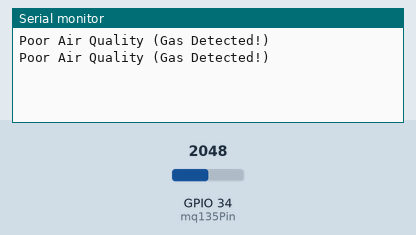
A sketch run on a simulated ESP32. Parts: the last lines printed to the serial monitor. The test bench sets the inputs (shaded band); at power-on: GPIO 34 (mq135Pin) = 2048.

Above: at 1.8 s.
1.9 s: GPIO 34 (mq135Pin) set to 1965
At 2.8 s:
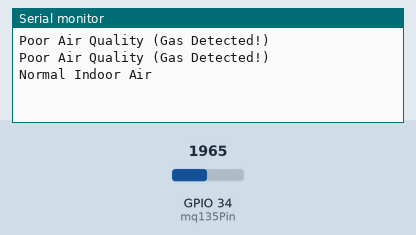
4.5 s: GPIO 34 (mq135Pin) set to 1053
At 5.6 s:
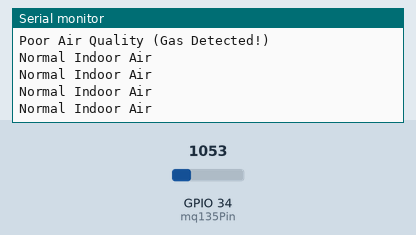
6.0 s: GPIO 34 (mq135Pin) set to 951
At 6.3 s:
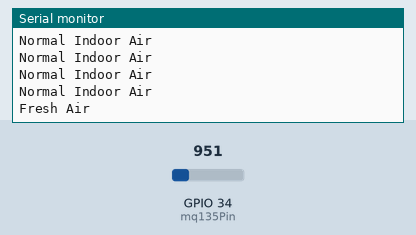

Measured:
- the behaviour switches between 2000 and 1999 on GPIO 34 (mq135Pin) (found by bisection; images 0 and 1)
- the behaviour switches between 1000 and 999 on GPIO 34 (mq135Pin) (found by bisection; images 2 and 3)
- after the input at 1.9 s, the serial monitor: prints a new line after 0.10 s (image 1)
- after the input at 6.0 s, the serial monitor: prints a new line at once (image 3)

The sketch:

MQ135.ino
```cpp
const int mq135Pin = 34;

void setup() {
  Serial.begin(115200);
}

void loop() {
  int value = analogRead(mq135Pin);
  if (value < 1000) {
    Serial.println("Fresh Air");
  } else if (value < 2000) {
    Serial.println("Normal Indoor Air");
  } else if (value < 3000) {
    Serial.println("Poor Air Quality (Gas Detected!)");
  } else {
    Serial.println("Hazardous Air!");
  }
  delay(1000);
}
```
